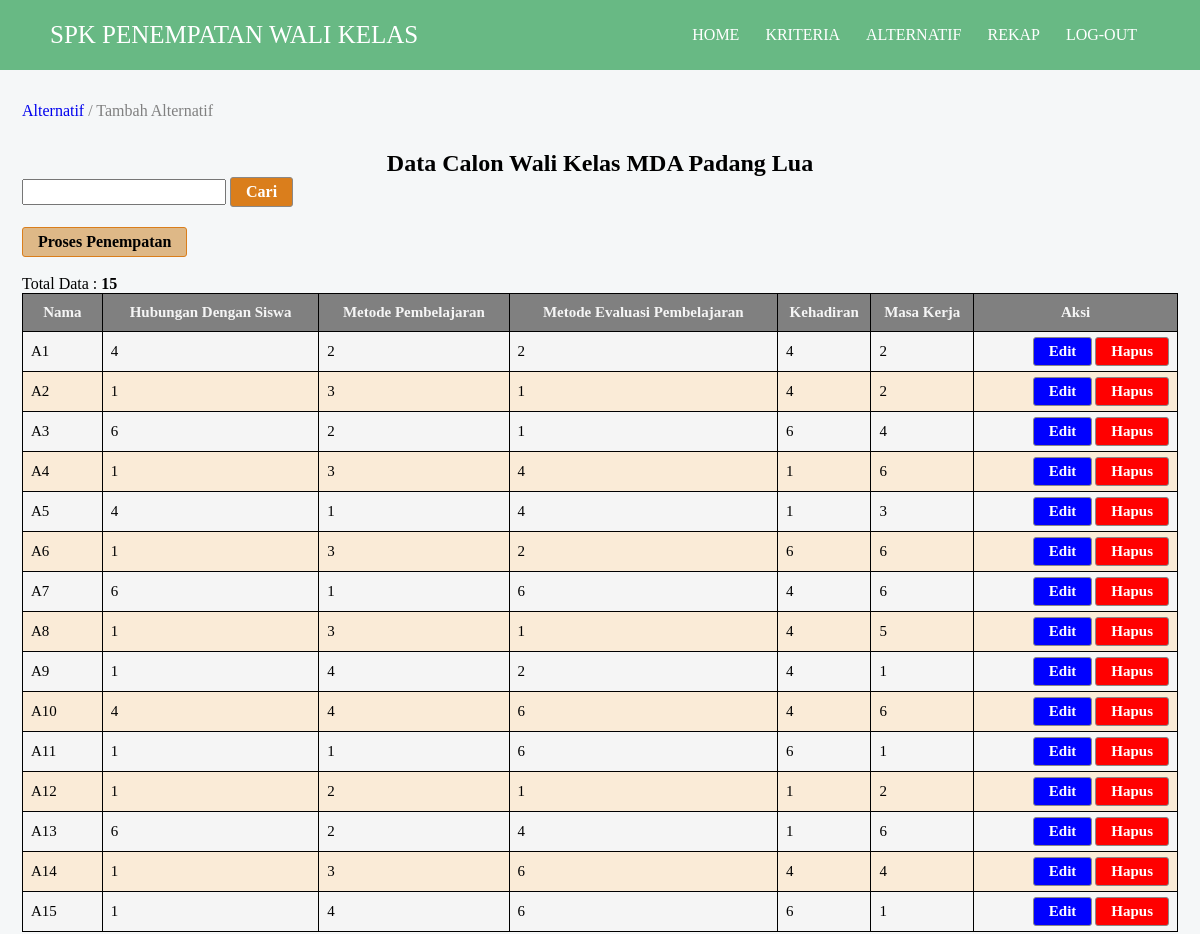
Page /admin/kelola-alternatif.php (signed in) on the committed database.
### tables this page shows
CREATE TABLE `alternatif` (
  `id_alternatif` int(11) NOT NULL,
  `nama` text NOT NULL,
  `K1` int(11) NOT NULL,
  `K2` int(11) NOT NULL,
  `K3` int(11) NOT NULL,
  `K4` int(11) NOT NULL,
  `K5` int(11) NOT NULL
);

### fungsi.php (called while the page is built, shortened)
<?php
$con = mysqli_connect("localhost", "root", "", "tadina");
?>
<?php
function tampilalternatif($query)
{
    global $con;
    $data = mysqli_query($con, $query);
    $rows = [];
    while ($row = mysqli_fetch_assoc($data)) {
        $rows[] = $row;
    }
    return $rows;
}
?>

### admin/kelola-alternatif.php (the view, shortened to what this page needs)
<?php
require '../fungsi.php';
$data_alternatif = tampilalternatif("SELECT * FROM alternatif");
$data_alternatif1 = mysqli_query($con, "SELECT * FROM alternatif");
?>
<!DOCTYPE html>
<html lang="en">
<head>
    <link rel="stylesheet" href="../style/style.css">
</head>
<body>
    <?php
    include('../header.php');
    ?>
    <div class="isi">
        <a href="../admin/kelola-alternatif.php">Alternatif</a>
        <a id="tambah-link" href="../admin/form-tambah-alternatif.php">/ Tambah Alternatif</a>
        <h2 class="h3" style="text-align: center;">Data Calon Wali Kelas MDA Padang Lua</h2>
        <form method="POST" action="" class="form-group">
            <input type="text" name="input" autofocus autocomplete="off" class="form-control shadow" style="height: 26px; font-size:medium;">
            <button type="submit" name="cari" class="action_btn1" style="
                            text-decoration: none;
                            color: white;
                            border: 1px solid rgb(138, 136, 135);
                            display: inline-block;
                            padding: 5px 15px;
                            font-weight: bold;
                            border-radius: 3px;
                            background-color: #da7e1c;
                            font-size:medium;
                            transition: 0.5s ease-in-out;">Cari</button>
        </form>
        <form method="post" action="perhitungan.php">
            <button type="submit" name="perhitungan" class="action_btn" style="
             text-decoration: none;
             color: black;
             border: 1px solid #da7e1c;
             background: #deb887;
             padding: 5px 15px;
             font-weight: bold;
             border-radius: 3px;
             transition: 0.5s ease-in-out;
             font-size: medium;
            ">Proses Penempatan</button><br>
            <table id="data-table">
                <?php $tot = mysqli_num_rows($data_alternatif1);
                echo "Total Data : <b>" . $tot . "</b>";
                ?>
                <thead>
                    <tr>
                        <th>Nama</th>
                        <th>Hubungan Dengan Siswa</th>
                        <th>Metode Pembelajaran</th>
                        <th>Metode Evaluasi Pembelajaran</th>
                        <th>Kehadiran</th>
                        <th>Masa Kerja</th>
                        <th>Aksi</th>
                    </tr>
                </thead>
                <tbody>
                    <?php foreach ($data_alternatif as $alternatif) { ?>
                        <tr>
                            <td><?= $alternatif['nama']; ?></td>
                            <td><?= $alternatif['K1']; ?></td>
                            <td><?= $alternatif['K2']; ?></td>
                            <td><?= $alternatif['K3']; ?></td>
                            <td><?= $alternatif['K4']; ?></td>
                            <td><?= $alternatif['K5']; ?></td>
                            <td>
                                <span class="action_btn1">
                                    <a href="../admin/form-edit-alternatif.php?id_alternatif=<?= $alternatif['id_alternatif']; ?>">Edit</a>
                                    <a href="../admin/hapus-alternatif.php?id_alternatif=<?= $alternatif['id_alternatif']; ?>">Hapus</a>
                                </span>
                            </td>
                        </tr>
                    <?php } ?>
        </form>
    </div>
</body>
</html>

### style/style.css (style rules this page uses)
* { margin: 0; padding: 0; font-family: "futura md bt"; text-decoration: none; list-style: none; box-sizing: border-box; }
body { background: #F5F7F8; }
.isi { width: 100%; border: 2px solid transparent; padding: 0 20px; margin-top: 30px; }
.isi a { text-transform: capitalize; transition: 0.2s; }
.h3 { margin-top: 30px; }
table { width: 100%; font-size: 15px; color: black; white-space: nowrap; border-collapse: collapse; }
table>thead { background-color: gray; color: #f5f5f5; }
table>thead th { padding: 10px 0; margin: 0 20px; }
table th, table td { border: 1px solid black; padding: 5px 8px; }
table>tbody>tr>td { width: 60px; height: 40px; }
table>tbody>tr { background-color: #f5f5f5; transition: 0.3s ease-in-out; }
table>tbody>tr:nth-child(even) { background-color: #faebd7; }
.action_btn { display: flex; gap: 3px; margin-top: 20px; }
.action_btn1 { display: flex; gap: 3px; justify-content: end; }
.action_btn1>a { text-decoration: none; color: white; border: 1px solid rgb(138, 136, 135); display: inline-block; padding: 5px 15px; font-weight: bold; border-radius: 3px; transition: 0.5s ease-in-out; }
.action_btn1>a:nth-child(1) { background: #0000ff; }
.action_btn1>a:nth-child(2) { background: #ff0000; }

### rows in the picture
alternatif: nama "A1", K1 "4", K2 "2", K3 "2", K4 "4", K5 "2"
alternatif: nama "A2", K1 "1", K2 "3", K3 "1", K4 "4", K5 "2"
alternatif: nama "A3", K1 "6", K2 "2", K3 "1", K4 "6", K5 "4"
alternatif: nama "A4", K1 "1", K2 "3", K3 "4", K4 "1", K5 "6"
alternatif: nama "A5", K1 "4", K2 "1", K3 "4", K4 "1", K5 "3"
alternatif: nama "A6", K1 "1", K2 "3", K3 "2", K4 "6", K5 "6"
alternatif: nama "A7", K1 "6", K2 "1", K3 "6", K4 "4", K5 "6"
alternatif: nama "A8", K1 "1", K2 "3", K3 "1", K4 "4", K5 "5"
alternatif: nama "A9", K1 "1", K2 "4", K3 "2", K4 "4", K5 "1"
alternatif: nama "A10", K1 "4", K2 "4", K3 "6", K4 "4", K5 "6"
alternatif: nama "A11", K1 "1", K2 "1", K3 "6", K4 "6", K5 "1"
alternatif: nama "A12", K1 "1", K2 "2", K3 "1", K4 "1", K5 "2"
alternatif: nama "A13", K1 "6", K2 "2", K3 "4", K4 "1", K5 "6"
alternatif: nama "A14", K1 "1", K2 "3", K3 "6", K4 "4", K5 "4"
alternatif: nama "A15", K1 "1", K2 "4", K3 "6", K4 "6", K5 "1"

### other values in the picture
$tot "15"
